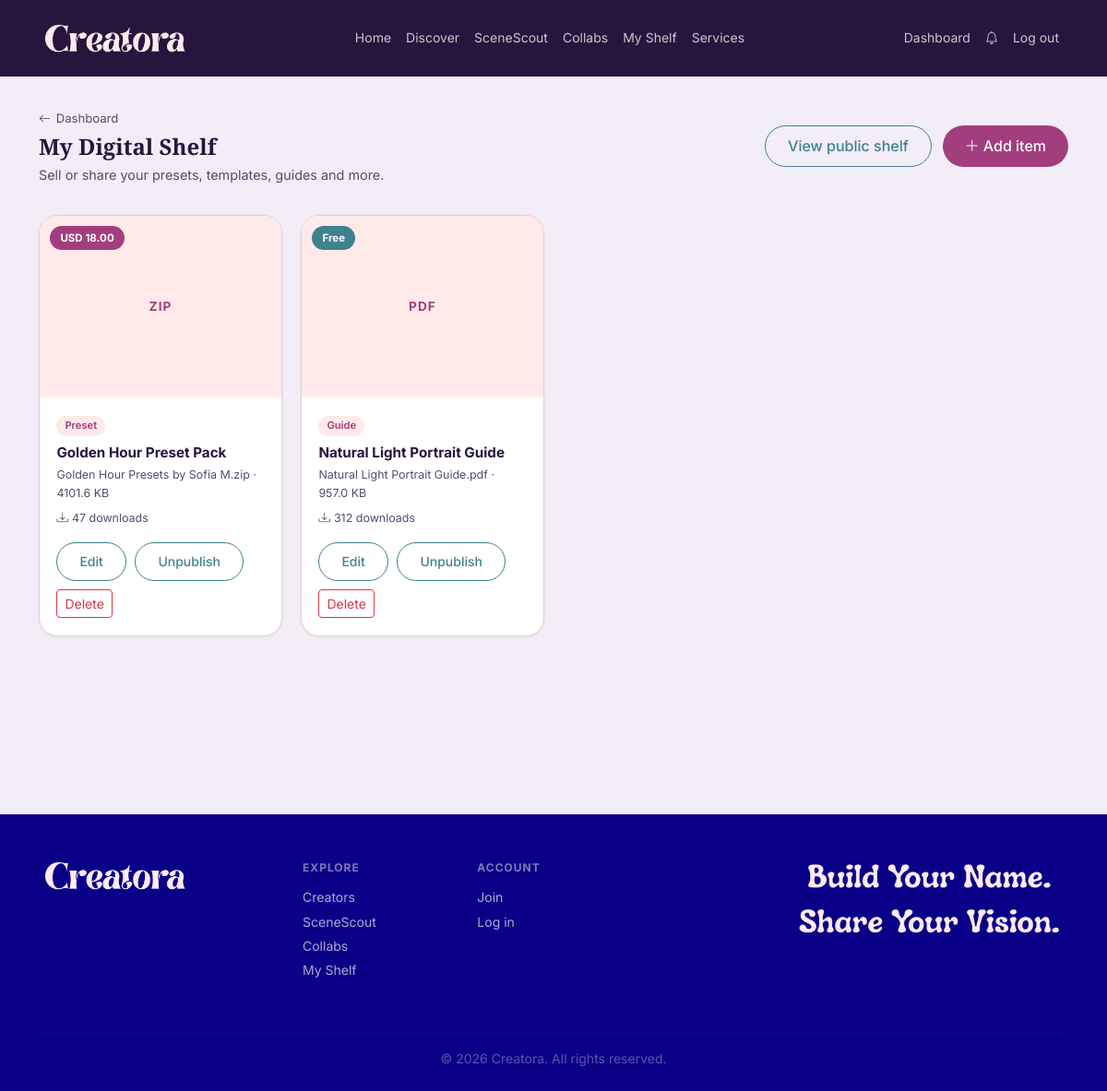
The page /dashboard/shelf (signed in) on the database its author committed.
### models.py (models this page shows)
class ShelfItem(db.Model):
    __tablename__ = 'shelf_items'
    id = db.Column(db.Integer, primary_key=True)
    creator_id = db.Column(db.Integer, db.ForeignKey('users.id'), nullable=False)
    title = db.Column(db.String(120), nullable=False)
    description = db.Column(db.Text)
    category = db.Column(db.String(30))  # from SHELF_CATEGORIES
    cover_image = db.Column(db.String(255))  # preview image filename
    tags = db.Column(db.String(255))  # comma-separated
    file_path = db.Column(db.String(255), nullable=False)  # stored filename
    file_name = db.Column(db.String(255))  # original filename shown to buyer
    file_size = db.Column(db.Integer)  # bytes
    file_type = db.Column(db.String(50))  # e.g. "zip", "pdf", "xmp"
    price = db.Column(db.Float, default=0.0)  # 0.0 = free
    currency = db.Column(db.String(3), default='USD')
    is_free = db.Column(db.Boolean, default=False)
    is_published = db.Column(db.Boolean, default=False)
    download_count = db.Column(db.Integer, default=0)
    created_at = db.Column(db.DateTime, default=datetime.utcnow)
    updated_at = db.Column(db.DateTime, default=datetime.utcnow, onupdate=datetime.utcnow)
    downloads = db.relationship('ShelfDownload', backref='item', lazy=True)

### routes/dashboard.py (the view)
@dashboard_bp.route('/shelf')
@login_required
def shelf():
    from models import SHELF_CATEGORIES
    items = ShelfItem.query.filter_by(creator_id=current_user.id).order_by(ShelfItem.created_at.desc()).all()
    return render_template('dashboard/shelf.html', items=items, categories=SHELF_CATEGORIES)

### app.py (called while the page is built)
@login_manager.user_loader
def load_user(user_id):
    return db.session.get(User, int(user_id))

@app.context_processor
def inject_globals():
    unread_count = 0
    if current_user.is_authenticated:
        unread_count = Notification.query.filter_by(
            user_id=current_user.id, is_read=False
        ).count()
    return {
        'now': datetime.utcnow(),
        'app_name': 'Creatora',
        'unread_notifications': unread_count,
    }

### templates/dashboard/shelf.html (shortened to what this page needs)
{% extends "base.html" %}
{% block content %}
<div class="dash-page">
  <div class="container">
    <div class="page-header">
      <div>
        <a href="{{ url_for('dashboard.home') }}" class="back-link"><i class="bi bi-arrow-left"></i> Dashboard</a>
        <h1>My Digital Shelf</h1>
        <p class="subtitle">Sell or share your presets, templates, guides and more.</p>
      </div>
      <div class="header-actions">
        <a href="{{ url_for('public.creator_shelf', username=current_user.username) }}" class="btn btn-secondary">
          View public shelf
        </a>
        <button class="btn btn-primary" data-bs-toggle="modal" data-bs-target="#addShelfItemModal">
          <i class="bi bi-plus-lg me-1"></i>Add item
        </button>
      </div>
    </div>
    {% if items %}
    <div class="shelf-grid">
      {% for item in items %}
      <div class="shelf-card {% if not item.is_published %}shelf-card--draft{% endif %}">
        <div class="shelf-card__cover">
          {% if item.cover_image %}
            <img src="{{ url_for('static', filename='images/uploads/' ~ item.cover_image) }}" alt="{{ item.title }}" loading="lazy">
          {% else %}
            <div class="shelf-card__cover-placeholder">
              <span>{{ item.file_type | upper }}</span>
            </div>
          {% endif %}
          <span class="shelf-card__badge shelf-card__badge--{{ 'free' if item.is_free else 'paid' }}">
            {{ 'Free' if item.is_free else item.currency ~ ' ' ~ '%.2f' | format(item.price) }}
          </span>
        </div>
        <div class="shelf-card__body">
          <span class="shelf-card__category">{{ item.category | replace('_',' ') }}</span>
          <h3 class="shelf-card__title">{{ item.title }}</h3>
          <p class="shelf-card__meta">
            {{ item.file_name }}{% if item.file_size %} &middot; {{ (item.file_size / 1024) | round(1) }} KB{% endif %}
          </p>
          <p class="shelf-card__downloads"><i class="bi bi-download me-1"></i>{{ item.download_count }} downloads</p>
        </div>
        <div class="shelf-card__actions">
          <button type="button" class="btn btn-sm btn-secondary" data-bs-toggle="modal" data-bs-target="#editShelfItemModal{{ item.id }}">
            Edit
          </button>
          <form method="POST" action="{{ url_for('dashboard.shelf_toggle', item_id=item.id) }}">
            <button type="submit" class="btn btn-sm {% if item.is_published %}btn-secondary{% else %}btn-primary{% endif %}">
              {{ 'Unpublish' if item.is_published else 'Publish' }}
            </button>
          </form>
          <form method="POST" action="{{ url_for('dashboard.shelf_delete', item_id=item.id) }}"
                onsubmit="return confirm('Delete {{ item.title }}? This cannot be undone.')">
            <button type="submit" class="btn btn-sm btn-outline-danger">Delete</button>
          </form>
        </div>
      </div>
      {% endfor %}
    </div>
    {% else %}
    <div class="shelf-empty">
      <span class="empty-icon"><i class="bi bi-bag-heart"></i></span>
      <h5>Your shelf is empty</h5>
      <p>Add presets, templates, guides, LUTs, or other digital downloads with the Add item button above.</p>
    </div>
    {% endif %}
  </div>
</div>
{% endblock %}

### static/css/variables.css (style rules this page uses)
:root { --color-lavender-blush: #FFEBED; --color-soft-blush: #FFE9E9; --color-powder-blush: #F6B6B7; --color-powder-blush-deep: #F2A4A5; --color-papaya-whip: #FFFFD2; --color-honeydew: #F2FFE9; --color-muted-teal: #A6C9B6; --color-almond-cream: #E5D4C5; --color-burnt-peach: #D18A75; --color-berry-blush: #A33E7E; --color-pacific-cyan: #3E828E; --color-rich-cerulean: #3078A4; --color-dark-amethyst: #27153D; --color-dark-amethyst-cool: #260C45; --color-navy: #090087; --brand-primary: var(--color-berry-blush); --brand-primary-hover: #8a3468; --brand-secondary: var(--color-pacific-cyan); --brand-secondary-hover: #2f636d; --bg-page: var(--color-lavender-blush); --bg-card: #ffffff; --bg-card-soft: var(--color-soft-blush); --bg-muted: var(--color-almond-cream); --bg-dark: var(--color-dark-amethyst); --bg-footer: var(--color-navy); --text-primary: var(--color-dark-amethyst); --text-secondary: #5a4a6b; --text-on-dark: var(--color-lavender-blush); --text-on-primary: #ffffff; --text-link: var(--color-pacific-cyan); --text-link-hover: var(--color-berry-blush); --accent-warm: var(--color-burnt-peach); --accent-mint: var(--color-muted-teal); --accent-cream: var(--color-papaya-whip); --border-default: var(--color-almond-cream); --border-strong: var(--color-muted-teal); --success: var(--color-honeydew); --success-text: #2a6b3c; --font-heading: 'Playfair Display', 'Georgia', serif; --font-body: 'Inter', 'Helvetica Neue', sans-serif; --font-mono: 'Fira Code', monospace; --text-xs: 0.75rem; --text-sm: 0.875rem; --text-base: 1rem; --text-lg: 1.125rem; --text-xl: 1.25rem; --text-2xl: 1.5rem; --text-3xl: 1.875rem; --text-4xl: 2.25rem; --space-1: 0.25rem; --space-2: 0.5rem; --space-3: 0.75rem; --space-4: 1rem; --space-6: 1.5rem; --space-8: 2rem; --space-12: 3rem; --space-16: 4rem; --radius-sm: 6px; --radius-md: 12px; --radius-lg: 20px; --radius-xl: 32px; --radius-full: 9999px; --shadow-sm: 0 1px 3px rgba(39, 21, 61, 0.08); --shadow-md: 0 4px 16px rgba(39, 21, 61, 0.10); --shadow-lg: 0 8px 32px rgba(39, 21, 61, 0.14); --transition-fast: 150ms ease; --transition-normal: 250ms ease; }

### static/css/main.css (style rules this page uses)
*, *::before, *::after { box-sizing: border-box; margin: 0; padding: 0; }
body { font-family: var(--font-body); font-size: var(--text-base); color: var(--text-primary); background-color: var(--bg-page); line-height: 1.6; }
h1, h2, h3, h4, h5, h6 { font-family: var(--font-heading); font-weight: 700; color: var(--text-primary); line-height: 1.2; }
a { color: var(--text-link); text-decoration: none; transition: color var(--transition-fast); }
.btn-primary { background-color: var(--brand-primary); color: var(--text-on-primary); border: none; border-radius: var(--radius-full); padding: 0.6rem 1.5rem; font-weight: 500; transition: background var(--transition-fast), transform var(--transition-fast); cursor: pointer; }
.btn-secondary { background-color: transparent; color: var(--brand-secondary); border: 1.5px solid var(--brand-secondary); border-radius: var(--radius-full); padding: 0.6rem 1.5rem; font-weight: 500; transition: all var(--transition-fast); cursor: pointer; }

### rows shown on the page
ShelfItem: file_type "ZIP", is_free+currency+price "USD 18.00", category "Preset", title "Golden Hour Preset Pack", file_name "Golden Hour Presets by Sofia M.zip", (item.file_size/1024)|round(1) "4101.6", download_count "47", is_published "Unpublish"
ShelfItem: file_type "PDF", is_free "Free", category "Guide", title "Natural Light Portrait Guide", file_name "Natural Light Portrait Guide.pdf", (item.file_size/1024)|round(1) "957.0", download_count "312", is_published "Unpublish"
